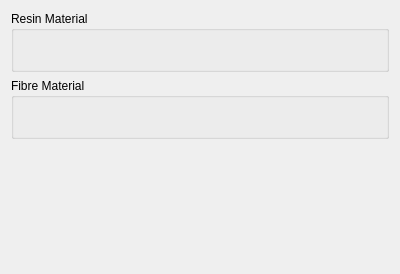
<?xml version="1.0" encoding="UTF-8"?>
<ui version="4.0">
 <class>FibreCompositeLamina</class>
 <widget class="QWidget" name="FibreCompositeLamina">
  <property name="geometry">
   <rect>
    <x>0</x>
    <y>0</y>
    <width>400</width>
    <height>274</height>
   </rect>
  </property>
  <property name="windowTitle">
   <string>Fibre Composite Lamina</string>
  </property>
  <property name="layoutDirection">
   <enum>Qt::LeftToRight</enum>
  </property>
  <layout class="QVBoxLayout" name="verticalLayout">
   <item>
    <widget class="QGroupBox" name="groupBox_desc">
     <property name="maximumSize">
      <size>
       <width>16777215</width>
       <height>1677215</height>
      </size>
     </property>
     <property name="title">
      <string>Resin Material</string>
     </property>
     <layout class="QVBoxLayout" name="verticalLayout_5">
      <item>
       <layout class="QGridLayout" name="gridLayout_3">
        <item row="0" column="0">
         <widget class="MatGui::MaterialTreeWidget" name="wgt_fibre_material_tree" native="true"/>
        </item>
        <item row="1" column="0">
         <widget class="QLabel" name="lbl_fibre_material_descr">
          <property name="text">
           <string/>
          </property>
          <property name="wordWrap">
           <bool>true</bool>
          </property>
         </widget>
        </item>
       </layout>
      </item>
     </layout>
    </widget>
   </item>
   <item>
    <widget class="QGroupBox" name="groupBox_desc_2">
     <property name="maximumSize">
      <size>
       <width>16777215</width>
       <height>1677215</height>
      </size>
     </property>
     <property name="title">
      <string>Fibre Material</string>
     </property>
     <layout class="QVBoxLayout" name="verticalLayout_6">
      <item>
       <layout class="QGridLayout" name="gridLayout_3">
        <item row="0" column="0">
         <widget class="MatGui::MaterialTreeWidget" name="wgt_resin_material_tree" native="true"/>
        </item>
        <item row="1" column="0">
         <widget class="QLabel" name="lbl_resin_material_descr">
          <property name="text">
           <string/>
          </property>
          <property name="wordWrap">
           <bool>true</bool>
          </property>
         </widget>
        </item>
       </layout>
      </item>
     </layout>
    </widget>
   </item>
   <item>
    <spacer name="verticalSpacer_2">
     <property name="orientation">
      <enum>Qt::Vertical</enum>
     </property>
     <property name="sizeHint" stdset="0">
      <size>
       <width>20</width>
       <height>40</height>
      </size>
     </property>
    </spacer>
   </item>
  </layout>
 </widget>
 <customwidgets>
  <customwidget>
   <class>MatGui::MaterialTreeWidget</class>
   <extends>QWidget</extends>
   <header>Mod/Material/Gui/MaterialTreeWidget.h</header>
  </customwidget>
 </customwidgets>
 <resources/>
 <connections/>
</ui>
